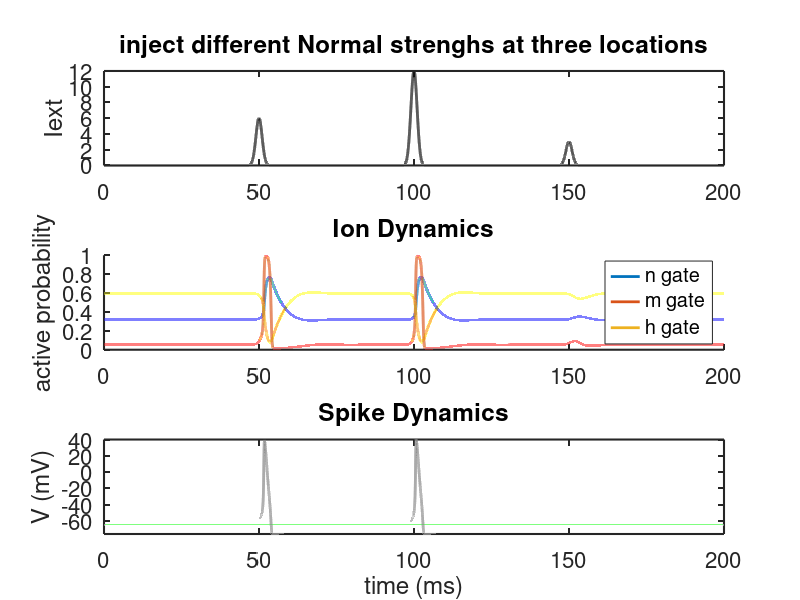
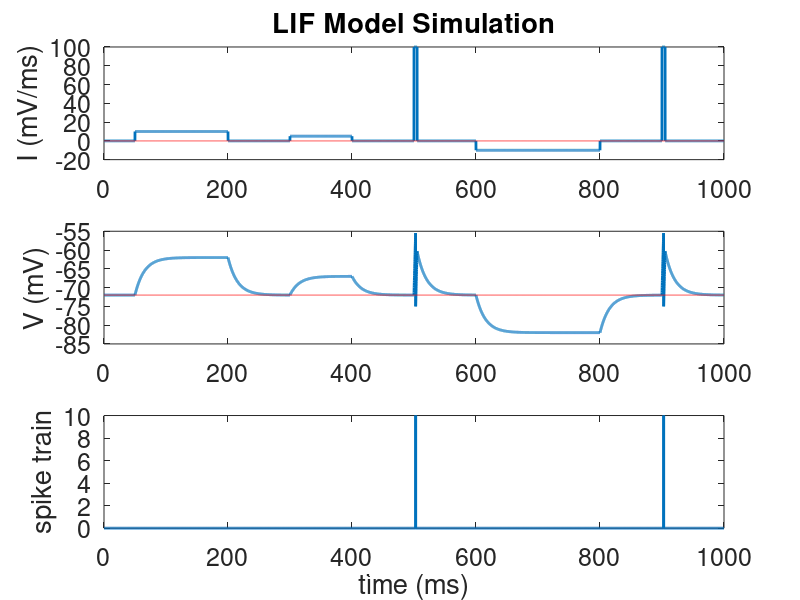
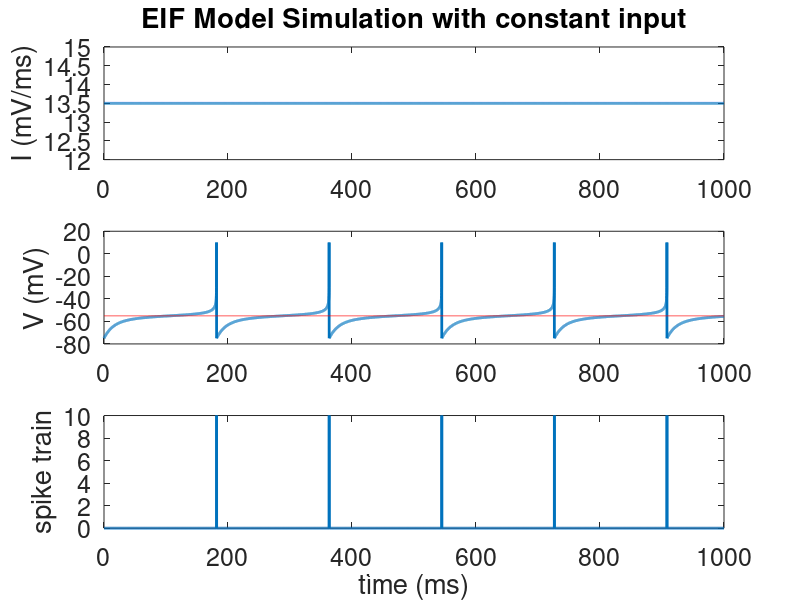
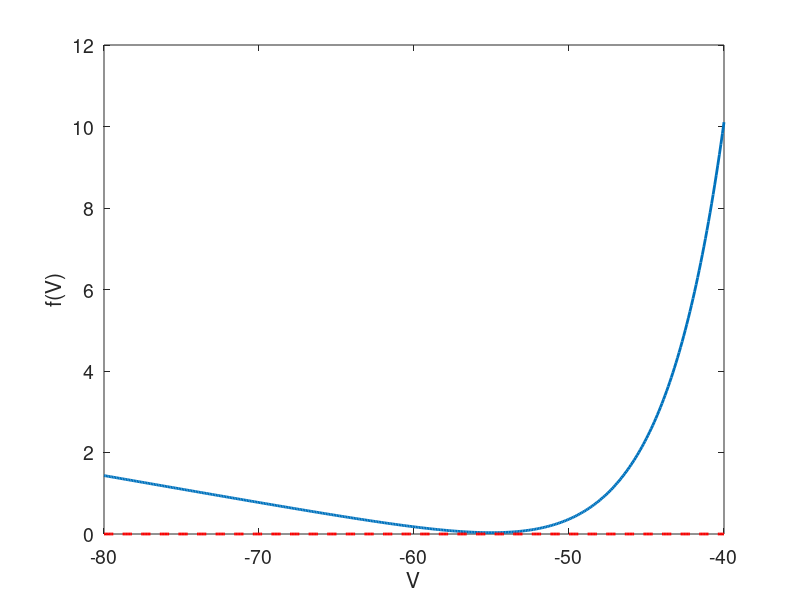

The MATLAB source for these figures, in order: (Note: this script raises an error after producing the figures.)
%% HH Model for Oral Exam
clear
close all

T=200;
dt=.001;
time=0:dt:T;

% % Pulsatile input:
t01=50; % Time of pulse in ms
t02 = 100;
t03 = 150;
sigma1=1;% Width of pulse in ms
strength1=6; % Height of pulse
sigma2=1;% Width of pulse in ms
strength2=12; % Height of pulse
sigma3=1;% Width of pulse in ms
strength3=3; % Height of pulse
Iapp1=strength1*exp(-(time-t01).^2/(2*sigma1^2));% gaussian external input
Iapp2=strength2*exp(-(time-t02).^2/(2*sigma2^2));
Iapp3=strength3*exp(-(time-t03).^2/(2*sigma3^2));

Iapp = Iapp1+Iapp2+Iapp3;
% Pulsatile input:
% No current
% Iapp=zeros(size(time));
% t0=150; % Time of pulse in ms
% sigma=1;% Width of pulse in ms
% strength=50; % Height of pulse
% Iapp=Iapp+strength*exp(-(time-t0).^2/(2*sigma^2));

% n variable
alphan=@(V)(.01*(V+55)./(1-exp(-.1*(V+55))));
betan=@(V)(.125*exp(-.0125*(V+65)));
ninfty=@(V)(alphan(V)./(alphan(V)+betan(V)));
taun=@(V)(1./(alphan(V)+betan(V)));

% m variable
alpham=@(V)(.1*(V+40)./(1-exp(-.1*(V+40))));
betam=@(V)(4*exp(-.0556*(V+65)));
minfty=@(V)(alpham(V)./(alpham(V)+betam(V)));
taum=@(V)(1./(alpham(V)+betam(V)));

% h variable
alphah=@(V)(.07*exp(-.05*(V+65)));
betah=@(V)(1./(1+exp(-.1*(V+35))));
hinfty=@(V)(alphah(V)./(alphah(V)+betah(V)));
tauh=@(V)(1./(alphah(V)+betah(V)));

% Parameters
Cm=1;
gL=.3;
EL=-54.387;
gK=36;
EK=-77;
gNa=120;
ENa=50;

% Initial conditions near their fixed points
n0=0.3177;    
m0=0.0530;
h0=0.5960;
V0=-65;

% Currents
IL=@(V)(-gL*(V-EL));
IK=@(n,V)(-gK*n.^4.*(V-EK));
INa=@(m,h,V)(-gNa*m.^3.*h.*(V-ENa));

% Toal ion currents
Iion=@(n,m,h,V)(IL(V)+IK(n,V)+INa(m,h,V));

% Euler solver
V=zeros(size(time));
n=zeros(size(time));
m=zeros(size(time));
h=zeros(size(time));
V(1)=V0;
n(1)=n0;
m(1)=m0;
h(1)=h0;

for i=2:numel(time)
    
    % Update gating variables
    n(i)=n(i-1)+dt*((1-n(i-1)).*alphan(V(i-1))-n(i-1).*betan(V(i-1)));
    m(i)=m(i-1)+dt*((1-m(i-1)).*alpham(V(i-1))-m(i-1).*betam(V(i-1)));
    h(i)=h(i-1)+dt*((1-h(i-1)).*alphah(V(i-1))-h(i-1).*betah(V(i-1)));
    
    % Update membrane potential
    V(i)=V(i-1)+dt*(Iion(n(i-1),m(i-1),h(i-1),V(i-1))+Iapp(i-1))/Cm;

    
end

figure

Vs=-100:.2:0;
subplot(3,1,1)
plot(time,Iapp,'k','linewidth',2)
ylabel('Iext')
set(gca,'LineWidth',1.5)
set(gca,'FontSize',16)
%xlabel('time (ms)')
title('inject different Normal strenghs at three locations');

subplot(3,1,2)
plot(time,n,'linewidth',2)
hold on    
plot(time,m,'linewidth',2)
plot(time,h,'linewidth',2)
leg=legend('n gate','m gate','h gate','location','east');
set(leg,'FontSize',12)
ylabel('active probability')
box off
temp=axis;
temp(3)=0;
axis(temp)
set(gca,'LineWidth',1.5)
set(gca,'FontSize',16)
%xlabel('time (ms)')
title('Ion Dynamics')

subplot(3,1,3)
plot(time,V,'Color',[.5 .5 .5],'linewidth',2)
hold on
plot(time, V0+ 0*time, 'g--', 'linewidth', 1)
set(gca,'LineWidth',1.5)
ylabel('V (mV)')
xlabel('time (ms)')
axis([0 T min(-70,min(V)) max(-57,max(V))])
set(gca,'FontSize',16)
title('Spike Dynamics')

%%





%% LIF model
clear
close all

% Discretized time
T=1000;
dt=.1;
time=0:dt:T;

% Applied current
I=zeros(size(time));
I(time>=50 & time<=200)=10;
I(time>=300 & time<=400)=5;
I(time>=500 & time<=505)=100;
I(time>=600 & time<=800)=-10;
I(time>=900 & time<=905)=100

% Neuron parameters
EL=-72;
taum=15;
Vth = -55;
Vre = -75;


% Euler's method solution
V=zeros(size(time));
rho=zeros(size(time));% keep tracking of the spikes
V(1)=-72;

for i=2:numel(time)
    V(i)=V(i-1)+(1/taum)*(-(V(i-1)-EL)+I(i))*dt;
    if(V(i)>=Vth)
        V(i) = Vre;
        rho(i) = 1/dt;
    end
end

% Plot I and both solutions
figure
subplot(3,1,1)
plot(time,I,'LineWidth',2)
hold on
plot(time,0+0*time,'r--','LineWidth', 1)
ylabel('I (mV/ms)')
set(gca,'FontSize',18)
title('LIF Model Simulation')

subplot(3,1,2)
plot(time,V,'LineWidth',2)
hold on
plot(time, -72+0*time,'r--', 'linewidth',1)
ylabel('V (mV)')
set(gca,'FontSize',18)

subplot(3,1,3)
plot(time, rho, 'LineWidth',2)
hold on
ylabel('spike train')
set(gca,'FontSize',18)
xlabel('time (ms)')

%% EIF model
clear
close all

% Discretized time
T=1000;
dt=.1;
time=0:dt:T;

% Applied current
I=13.5+zeros(size(time)); % get 5 spikes
% I=5+zeros(size(time));

% Neuron parameters
EL=-72;
taum=15;
Vth=10;
Vre=-75;
VT=-55;
DT=4;


% Euler's method solution
V=zeros(size(time));
rho=zeros(size(time));
V(1)=-75;
for i=2:numel(time)
    V(i)=V(i-1)+(1/taum)*(-(V(i-1)-EL)+DT*exp((V(i-1)-VT)/DT)+I(i))*dt;
    if(V(i)>=Vth)
        V(i)=Vre;
        V(i-1)=Vth;
        rho(i)=1/dt;
    end
end

% Plot Iapp and both solutions
figure
subplot(3,1,1)
plot(time,I,'LineWidth',2)
ylabel('I (mV/ms)')
set(gca,'FontSize',18)
title('EIF Model Simulation with constant input')

subplot(3,1,2)
plot(time,V,'LineWidth',2)
hold on
plot(time,VT+0*time,'r--', 'linewidth', 1)
ylabel('V (mV)')
set(gca,'FontSize',18)

subplot(3,1,3)
plot(time,rho,'LineWidth',2)
ylabel('spike train')
xlabel('time (ms)')
set(gca,'FontSize',18)


%% Stability analysis, strong input derive V to unstable equilibrum, hence spike
clear
close all

% Neuron parameters
EL=-72;
taum=15;
Vth=10;
Vre=-75;
VT=-55;
DT=4;

% Time-constant input strength
% I0=0;
% I0=5;
I0=13.5; % the larger I0, then fixed point disapear, it became saddle point bification.
% RHS of ODE
f=@(V)((-(V-EL)+DT*exp((V-VT)/DT)+I0)/taum);

figure
Vplot=-80:.1:-40;
plot(Vplot,f(Vplot),'LineWidth',2)
hold on
plot(Vplot,0*Vplot,'r--','LineWidth',2)
xlabel('V')
ylabel('f(V)')
set(gca,'FontSize',14)


%% Synaptic EIF model with 1 exci 
% Simulation of an exponential integrate-and-fire (EIF) model neuron
% with current-based snaptic input

clear
close all

% Neuron parameters
EL=-72;
taum=10;
Vth=10;
Vre=-72;
VT=-55;
DT=2;

% Synaptic parameters
taue=4;
taui=6;
Je=80; % here is the differece between conductance based model
Ji=-80;

% Time vector in ms
T=200;
dt=.1;
time=0:dt:T;

% Applied current
Iapp=0+zeros(size(time)); % comparing 

% Excitatory and inhibitory spike trains
te=[20 30 40];
Se=hist(te,time)/dt; % sum of delta functions

% ti=[150];
% ti = [20 40 150 180];
ti = [];
Si=hist(ti,time)/dt;

% Solve ODE with threshold-reset condition
V=zeros(size(time)); % initialize V
V(1)=EL; % Initial condition
Ie=zeros(size(time)); % initialize ge
Ie(1)=0; % Initial condition
Ii=zeros(size(time)); % initialize gi
Ii(1)=0; % Initial condition
N=0;  % Number of spikes
S=zeros(size(time));
for i=2:numel(time)
   
   % Euler step
   V(i)=V(i-1)+dt*((-(V(i-1)-EL)+DT*exp((V(i-1)-VT)/DT)+Ie(i-1)+Ii(i-1)+Iapp(i))/taum);
   Ie(i)=Ie(i-1)+dt*(-Ie(i-1)+(Je/taue)*Se(i-1))/taue;
   Ii(i)=Ii(i-1)+dt*(-Ii(i-1)+(Ji/taui)*Si(i-1))/taui;
   
   if(V(i)>=Vth)   % If membrane potential is above threshold
       N=N+1;
       S(i)=1/dt;
       V(i)=Vre;   % Reset membrane potential
       V(i-1)=Vth; % This makes the plots look nicer
   end
    
    
end

% 3 graphs, since only need to plot current, not the conductance.

% Plot results    
figure
subplot(3,1,1)
plot(time,Ie,'r','LineWidth',2)
ylabel('I_e')
%title("one excitatory neuron input ")
xlabel('times(ms)')
axis tight 
box off
set(gca,'FontSize',15)

figure 
subplot(3,1,2)
plot(time,Ii,'LineWidth',2)
ylabel('I_i')
%title("one inhibitory neuron input ")
xlabel('times(ms)')
axis tight 
box off
set(gca,'FontSize',15)

figure
subplot(3,1,3)
plot(time,V,'k-','LineWidth',2)
ylabel('V (mV)')
xlabel('time (ms)')
%title("postsynaptic neruon current")
axis tight 
box off
set(gca,'FontSize',15)

%% Synaptic EIF model with 1 exci strong input
% Simulation of an exponential integrate-and-fire (EIF) model neuron
% with current-based snaptic input

clear
close all

% Neuron parameters
EL=-72;
taum=10;
Vth=10;
Vre=-72;
VT=-55;
DT=2;

% Synaptic parameters
taue=4;
taui=6;
Je=80; % here is the differece between conductance based model
Ji=-80;

% Time vector in ms
T=200;
dt=.1;
time=0:dt:T;

% Applied current
Iapp=0+zeros(size(time)); % comparing 

% Excitatory and inhibitory spike trains
te=[20 30 40 50 60 70];
Se=hist(te,time)/dt; % sum of delta functions

% ti=[150];
% ti = [20 40 150 180];
ti = [];
Si=hist(ti,time)/dt;

% Solve ODE with threshold-reset condition
V=zeros(size(time)); % initialize V
V(1)=EL; % Initial condition
Ie=zeros(size(time)); % initialize ge
Ie(1)=0; % Initial condition
Ii=zeros(size(time)); % initialize gi
Ii(1)=0; % Initial condition
N=0;  % Number of spikes
S=zeros(size(time));
for i=2:numel(time)
   
   % Euler step
   V(i)=V(i-1)+dt*((-(V(i-1)-EL)+DT*exp((V(i-1)-VT)/DT)+Ie(i-1)+Ii(i-1)+Iapp(i))/taum);
   Ie(i)=Ie(i-1)+dt*(-Ie(i-1)+(Je/taue)*Se(i-1))/taue;
   Ii(i)=Ii(i-1)+dt*(-Ii(i-1)+(Ji/taui)*Si(i-1))/taui;
   
   if(V(i)>=Vth)   % If membrane potential is above threshold
       N=N+1;
       S(i)=1/dt;
       V(i)=Vre;   % Reset membrane potential
       V(i-1)=Vth; % This makes the plots look nicer
   end
    
    
end

% 3 graphs, since only need to plot current, not the conductance.

% Plot results    
figure
subplot(3,1,3)
plot(time,Ie,'r','LineWidth',2)
ylabel(['$I_{syn}(t)$'], 'Interpreter','latex')
%title(['$' latex(f) '$ for $x$ and $y$ in $[-2\pi,2\pi]$'],'Interpreter','latex')
title("neuron k with strong input ")
xlabel('times(ms)')
axis tight 
box off
set(gca,'FontSize',15)

%% Synaptic EIF model with 1 inh 
% Simulation of an exponential integrate-and-fire (EIF) model neuron
% with current-based snaptic input
clear
close all

% Neuron parameters
EL=-72;
taum=10;
Vth=10;
Vre=-72;
VT=-55;
DT=2;

% Synaptic parameters
taue=4;
taui=6;
Je=80; % here is the differece between conductance based model
Ji=-80;

% Time vector in ms
T=200;
dt=.1;
time=0:dt:T;

% Applied current
Iapp=0+zeros(size(time)); % comparing 

% Excitatory and inhibitory spike trains
te=[]; % adding spike times
Se=hist(te,time)/dt; % sum of delta functions

% ti=[150];
ti = [20 40 60];
Si=hist(ti,time)/dt;

% Solve ODE with threshold-reset condition
V=zeros(size(time)); % initialize V
V(1)=EL; % Initial condition
Ie=zeros(size(time)); % initialize ge
Ie(1)=0; % Initial condition
Ii=zeros(size(time)); % initialize gi
Ii(1)=0; % Initial condition
N=0;  % Number of spikes
S=zeros(size(time));
for i=2:numel(time)
   
   % Euler step
   V(i)=V(i-1)+dt*((-(V(i-1)-EL)+DT*exp((V(i-1)-VT)/DT)+Ie(i-1)+Ii(i-1)+Iapp(i))/taum);
   Ie(i)=Ie(i-1)+dt*(-Ie(i-1)+(Je/taue)*Se(i-1))/taue;
   Ii(i)=Ii(i-1)+dt*(-Ii(i-1)+(Ji/taui)*Si(i-1))/taui;
   
   if(V(i)>=Vth)   % If membrane potential is above threshold
       N=N+1;
       S(i)=1/dt;
       V(i)=Vre;   % Reset membrane potential
       V(i-1)=Vth; % This makes the plots look nicer
   end
    
    
end

% 3 graphs, since only need to plot current, not the conductance.

% Plot results    
figure
subplot(3,1,1)
plot(time,Ie,'r','LineWidth',2)
ylabel('I_e')
%title("one excitatory neuron input ")
xlabel('times(ms)')
axis tight 
box off
set(gca,'FontSize',15)

figure 
subplot(3,1,2)
plot(time,Ii,'LineWidth',2)
ylabel('I_i')
%title("one inhibitory neuron input ")
xlabel('times(ms)')
axis tight 
box off
set(gca,'FontSize',15)

figure
subplot(3,1,3)
plot(time,V,'k-','LineWidth',2)
ylabel('V (mV)')
xlabel('time (ms)')
%title("postsynaptic neruon current")
axis tight 
box off
set(gca,'FontSize',15)
%% 1 exc and 1 inh input to 1 post-syn neuron

% Simulation of an exponential integrate-and-fire (EIF) model neuron
% with current-based snaptic input

clear
close all

% Neuron parameters
EL=-72;
taum=10;
Vth=10;
Vre=-72;
VT=-55;
DT=2;

% Synaptic parameters
taue=4;
taui=6;
Je=80; % here is the differece between conductance based model
Ji=-80;

% Time vector in ms
T=200;
dt=.1;
time=0:dt:T;

% Applied current
Iapp=0+zeros(size(time)); % comparing 
% Iapp=10+zeros(size(time)); 
% Iapp=-8+zeros(size(time));

% Excitatory and inhibitory spike trains
% te=[50]; % spike times
te=[50 60 65 100 175]; % adding spike times
Se=hist(te,time)/dt; % sum of delta functions

% ti=[150];
ti = [20 40 150 180];
Si=hist(ti,time)/dt;



% Solve ODE with threshold-reset condition
V=zeros(size(time)); % initialize V
V(1)=EL; % Initial condition
Ie=zeros(size(time)); % initialize ge
Ie(1)=0; % Initial condition
Ii=zeros(size(time)); % initialize gi
Ii(1)=0; % Initial condition
N=0;  % Number of spikes
S=zeros(size(time));
for i=2:numel(time)
   
   % Euler step
   V(i)=V(i-1)+dt*((-(V(i-1)-EL)+DT*exp((V(i-1)-VT)/DT)+Ie(i-1)+Ii(i-1)+Iapp(i))/taum);
   Ie(i)=Ie(i-1)+dt*(-Ie(i-1)+(Je/taue)*Se(i-1))/taue;
   Ii(i)=Ii(i-1)+dt*(-Ii(i-1)+(Ji/taui)*Si(i-1))/taui;
   
   if(V(i)>=Vth)   % If membrane potential is above threshold
       N=N+1;
       S(i)=1/dt;
       V(i)=Vre;   % Reset membrane potential
       V(i-1)=Vth; % This makes the plots look nicer
   end
    
    
end

% 3 graphs, since only need to plot current, not the conductance.

% Plot results    
figure
subplot(3,1,1)
plot(time,Ie,'r','LineWidth',2)
ylabel('I_e')
%xlabel('time (ms)')
title('1 exc. and 1 inh. input to 1 post-syn. neuron')
axis tight 
box off
set(gca,'FontSize',15)

subplot(3,1,2)
plot(time,Ii,'b','LineWidth',2)
ylabel('I_i')
%xlabel('time (ms)')
axis tight 
box off
set(gca,'FontSize',15)

subplot(3,1,3)
plot(time,V,'k','LineWidth',2)
ylabel('V (mV)')
xlabel('time (ms)')
axis tight 
box off
set(gca,'FontSize',15)


%% Synaptic EIF model with many neurons(with Homogenous Poisson Input)
% Simulation of an exponential integrate-and-fire (EIF) model neuron
% with current-based snaptic input

clear
close all

% %%%%% Function to generate Poisson Process %%%%
% 
% function rho = HomogPoisson(r, T, dt)
% 
%     time = 0:dt:T;
%     rho = binornd(1, r*dt, size(time))/dt;
%     
% end
HomogPoisson = @(r, T, dt) (binornd(1,r*dt, size(0:dt:T)))/dt

% Neuron parameters
EL=-72;
taum=10;
Vth=10;
Vre=-72;
VT=-55;
DT=2;

% Synaptic parameters
taue=4;
taui=6;
Ne=80;
Ni=20;
re=10/1000+zeros(Ne,1);
ri=15/1000+zeros(Ni,1);
Je=25+zeros(1,Ne);
Ji=-25+zeros(1,Ni);



% Time vector in ms
T=200;
dt=.1;
time=0:dt:T;

% Applied current
Iapp=0+zeros(size(time));

% Excitatory and inhibitory spike trains
Se=zeros(Ne,numel(time));
Si=zeros(Ni,numel(time));
for k=1:Ne
    Se(k,:)=HomogPoisson(re(k),T,dt);
end
for k=1:Ni
    Si(k,:)=HomogPoisson(ri(k),T,dt);
end


% Solve ODE with threshold-reset condition
V=zeros(size(time)); % initialize V
V(1)=EL; % Initial condition
Ie=zeros(size(time)); % initialize ge
Ie(1)=0; % Initial condition
Ii=zeros(size(time)); % initialize gi
Ii(1)=0; % Initial condition
S=zeros(size(time));
for i=2:numel(time)
   
   % Euler step
   V(i)=V(i-1)+dt*((-(V(i-1)-EL)+DT*exp((V(i-1)-VT)/DT)+Ie(i-1)+Ii(i-1)+Iapp(i))/taum);
   Ie(i)=Ie(i-1)+dt*(-Ie(i-1)+Je*Se(:,i-1))/taue;
   Ii(i)=Ii(i-1)+dt*(-Ii(i-1)+Ji*Si(:,i-1))/taui;
   
   if(V(i)>=Vth)   % If membrane potential is above threshold
       S(i)=1/dt;
       V(i)=Vre;   % Reset membrane potential
       V(i-1)=Vth; % This makes the plots look nicer
   end
    
    
end

Iebar=Je*re;
Iibar=Ji*ri;
Ibar=Iebar+Iibar;

mean(S)

% Plot results    
figure
subplot(2,1,1)
plot(time,Ie,'r','LineWidth',1)
hold on
plot(time,Iebar+0*time,'r--','LineWidth',2)
plot(time,Ii,'b','LineWidth',1)
plot(time,Iibar+0*time,'b--','LineWidth',2)
plot(time,Ie+Ii,'k','LineWidth',1)
plot(time,Ibar+0*time,'k--','LineWidth',2)
ylabel('Current (mV/ms')
title("Many neurons' Synaptic Current Inputs")
xlabel('time (ms)')
axis tight 
box off
set(gca,'FontSize',15)

figure
subplot(2,1,2)
plot(time,V,'LineWidth',2)
hold on
plot(time,VT+0*time,'r--','LineWidth',2)
%ylabel('V (mV)')
title('Membrane Potential Dynamics for Post-syn. Neuron j')
ylabel(['$V_j(mV)$'], 'Interpreter','latex')
xlabel('time (ms)')
axis tight 
box off
set(gca,'FontSize',15)
leg=legend('V','VT','location','east');
set(leg,'FontSize',12)

%% Feedforward Network
% Simulation of an exponential integrate-and-fire (EIF) model neuron
% with current-based snaptic input

clear
close all
% %%%%% Function to generate Poisson Process %%%%
% 
% function rho = HomogPoisson(r, T, dt)
% 
%     time = 0:dt:T;
%     rho = binornd(1, r*dt, size(time))/dt;
%     
% end
HomogPoisson = @(r, T, dt) (binornd(1,r*dt, size(0:dt:T)))/dt

% Neuron parameters
EL=-72;
taum=10;
Vth=10;
Vre=-72;
VT=-55;
DT=2;

% Synaptic parameters
taue=4;
taui=6;
Ne=1600;
Ni=400;
N=100;
re=5/1000%10/1000;
ri=15/1000;
pe=.1;
pi=.1;
je=40%20;
ji=-40;

% Build connection matrices
Je=je*binornd(1,pe,N,Ne);
Ji=ji*binornd(1,pi,N,Ni);

% Time vector in ms
T=500;
dt=.1;
time=0:dt:T;

% Applied current
Iapp=0+zeros(N,numel(time));

% Excitatory and inhibitory spike trains
Se=zeros(Ne,numel(time));
Si=zeros(Ni,numel(time));
for k=1:Ne
    Se(k,:)=HomogPoisson(re,T,dt);
end
for k=1:Ni
    Si(k,:)=HomogPoisson(ri,T,dt);
end


% Solve ODE with threshold-reset condition
V=zeros(N,numel(time)); % initialize V
V(:,1)=EL; % Initial condition
Ie=zeros(N,numel(time)); % initialize ge
Ie(:,1)=0; % Initial condition
Ii=zeros(N,numel(time)); % initialize gi
Ii(:,1)=0; % Initial condition
S=zeros(N,numel(time));
for i=2:numel(time)
   
   % Euler step
   V(:,i)=V(:,i-1)+dt*((-(V(:,i-1)-EL)+DT*exp((V(:,i-1)-VT)/DT)+Ie(:,i-1)+Ii(:,i-1)+Iapp(:,i))/taum);
   Ie(:,i)=Ie(:,i-1)+dt*(-Ie(:,i-1)+Je*Se(:,i-1))/taue;
   Ii(:,i)=Ii(:,i-1)+dt*(-Ii(:,i-1)+Ji*Si(:,i-1))/taui;
   
   Ispike=find(V(:,i)>=Vth);
   S(Ispike,i)=1/dt;
   V(Ispike,i)=Vre;   % Reset membrane potential
   V(Ispike,i-1)=Vth; % This makes the plots look nicer    
    
end

MeanRate=1000*mean(S(:))

% Mean-field inputs
Iebar=Ne*pe*je*re;
Iibar=Ni*pi*ji*ri;
Ibar=Iebar+Iibar;

% Plot results    
figure

subplot(3,1,1)
plot(time,mean(Ie),'r','LineWidth',1)
hold on
plot(time,Iebar+0*time,'r--','LineWidth',1)
plot(time,mean(Ii),'b','LineWidth',1)
plot(time,Iibar+0*time,'b--','LineWidth',1)
plot(time,mean(Ie+Ii),'k','LineWidth',1)
plot(time,Ibar+0*time,'k--','LineWidth',1)
ylabel('I(mV/ms)')
title("Mean Synaptic Current")
axis tight 
box off
set(gca,'FontSize',15)

subplot(3,1,2)
[NeuronIndices,TimeIndices]=find(S);
SpikeTimes=TimeIndices*dt;
plot(SpikeTimes,NeuronIndices,'k.','MarkerSize',5)
hold on
NeuronOneTime = SpikeTimes(NeuronIndices ==1)
NeuronOneSpike = NeuronIndices(NeuronIndices ==1)
plot(NeuronOneTime,NeuronOneSpike,'b.','MarkerSize',15)
NeuronTwoTime = SpikeTimes(NeuronIndices ==50)
NeuronTwoSpike = NeuronIndices(NeuronIndices ==50)
plot(NeuronTwoTime,NeuronTwoSpike,'r.','MarkerSize',15)
%xlabel('time (ms)')
ylabel('neuron index')
title("Post-syn neruons spikes in the network")
axis tight 
set(gca,'FontSize',15)

subplot(3,1,3)
plot(time,V(1,:),"b",'LineWidth',2)
hold on
plot(time,V(50,:),"r",'LineWidth',2)
ylabel('V (mV)')
xlabel('time (ms)')
title("Membrane Potential for Post-syn neuron 1 & neuron 50")
axis tight 
box off
set(gca,'FontSize',15)

%% F-I curve
% Simulation of an exponential integrate-and-fire (EIF) model neuron
% with current-based snaptic input

clear
close all

% %%%%% Function to generate Poisson Process %%%%
% 
% function rho = HomogPoisson(r, T, dt)
% 
%     time = 0:dt:T;
%     rho = binornd(1, r*dt, size(time))/dt;
%     
% end
HomogPoisson = @(r, T, dt) (binornd(1,r*dt, size(0:dt:T)))/dt

reVals=(3:1:15)/1000;
numVals=numel(reVals);
Ibar=zeros(numVals,1);
r=zeros(numVals,1);
for j=1:numVals
    [j numVals]
    
    % Neuron parameters
    EL=-72;
    taum=10;
    Vth=10;
    Vre=-72;
    VT=-55;
    DT=2;

    % Synaptic parameters
    taue=4;
    taui=6;
    Ne=1600;
    Ni=400;
    N=100;
    re=reVals(j);%10/1000;
    ri=15/1000;
    pe=.1;
    pi=.1;
    je=20;
    ji=-40;

    % Build connection matrices
    Je=je*binornd(1,pe,N,Ne);
    Ji=ji*binornd(1,pi,N,Ni);

    % Time vector in ms
    T=1000;
    dt=.1;
    time=0:dt:T;

    % Applied current
    Iapp=0+zeros(N,numel(time));

    % Excitatory and inhibitory spike trains
    Se=zeros(Ne,numel(time));
    Si=zeros(Ni,numel(time));
    for k=1:Ne
        Se(k,:)=HomogPoisson(re,T,dt);
    end
    for k=1:Ni
        Si(k,:)=HomogPoisson(ri,T,dt);
    end


    % Solve ODE with threshold-reset condition
    V=zeros(N,numel(time)); % initialize V
    V(:,1)=EL; % Initial condition
    Ie=zeros(N,numel(time)); % initialize ge
    Ie(:,1)=0; % Initial condition
    Ii=zeros(N,numel(time)); % initialize gi
    Ii(:,1)=0; % Initial condition
    S=zeros(N,numel(time));
    for i=2:numel(time)

       % Euler step
       V(:,i)=V(:,i-1)+dt*((-(V(:,i-1)-EL)+DT*exp((V(:,i-1)-VT)/DT)+Ie(:,i-1)+Ii(:,i-1)+Iapp(:,i))/taum);
       Ie(:,i)=Ie(:,i-1)+dt*(-Ie(:,i-1)+Je*Se(:,i-1))/taue;
       Ii(:,i)=Ii(:,i-1)+dt*(-Ii(:,i-1)+Ji*Si(:,i-1))/taui;

       Ispike=find(V(:,i)>=Vth);
       S(Ispike,i)=1/dt;
       V(Ispike,i)=Vre;   % Reset membrane potential
       V(Ispike,i-1)=Vth; % This makes the plots look nicer    

    end

    r(j)=1000*mean(S(:));

    % Mean-field inputs
    Iebar=Ne*pe*je*re;
    Iibar=Ni*pi*ji*ri;
    
    Ibar(j)=Iebar+Iibar;


end

plot(Ibar,r,'LineWidth',2)
hold on
%title(['$' latex(f) '$ for $x$ and $y$ in $[-2\pi,2\pi]$'],'Interpreter','latex')
xlabel('$\bar{I}(mV/ms)$', 'Interpreter', 'latex')
ylabel('$r^{post}(Hz$)', 'Interpreter', 'latex')
title('Approximation of r')
set(gca,'FontSize',16)
%% rate model
clear
close all
 
% Discretized time
T=10000; %10s
dt=.1;
time=0:dt:T;
 
% Neuron parameters
EL=-72;
taum=15;
Vth=10;
Vre=-75;
VT=-55;
DT=4;

I0i = 10:0.1:20;
rate=zeros(size(I0i));

for j=1:numel(I0i)
    I=I0i(j)+zeros(size(time));
    
    V=zeros(size(time));
    rho=zeros(size(time));
    V(1)=-75;
    for i= 2:numel(time)
        V(i)=V(i-1)+(1/taum)*(-(V(i-1)-EL)+DT*exp((V(i-1)-VT)/DT)+I(i))*dt;
        if(V(i)>=Vth)
            V(i)=Vre;
            V(i-1)=Vth;
            rho(i)=1/dt;
        end
    end
    rate(j) =1000 * mean(rho); % in Hz
end

% non-linear fit
Ith = 12.99;
c = 7.759;
f = @(x)(c.*(x-Ith).^(0.6).*(x>Ith)); 

tau = .1;
ratemodel=zeros(size(I0i,2), numel(time));
for j=1:numel(I0i)
    [j numel(I0i)]
    for i = 1:numel(time)
        ratemodel(j,i) = ratemodel(j,i)+dt*(1/tau)*f(I0i(j));
    end
end


x = I0i;
y = rate;
rateplot = mean(ratemodel,2);

figure
plot(x,y,'k','linewidth',2)
hold on
plot(x,f(x),'g--','linewidth',2)
plot(I0i, rateplot,'r','linewidth',1)
title('f-I curve comparison from Spiking & Rate Models')
xlabel('I(mV/ms)')
ylabel('r(Hz)')
legend('Spiking model', 'fit','Rate model')
set(gca,'FontSize',16)

%% Recurrent Network

clear 
close all

% Time to run simulation and time bin size
% All time should be interepreted as msec
T=250;
dt=.1;

% Number of exc and inh neurons
Ne=4000;
Ni=1000;

% Connection strengths
jee=10;
jei=-40;
jie=30;
jii=-60;

% Connection probabilities
pee=.05;
pei=.05;
pie=.05;
pii=.05;

% Mean-field connectivity
wee=jee*pee*Ne;
wei=jei*pei*Ni;
wie=jie*pie*Ne;
wii=jii*pii*Ni;
W=[wee wei; wie wii];
lambda=eig(W);


% EIF neuron parameters
taum=10;
EL=-72;
Vreset=-72;
VT=-55;
DeltaT=2;
Vth=0;


% Synaptic time constants
taue=8;
taui=4;

% EIF nonlinearity. Defining this function
% makes the Euler code below more concise
psi=@(V)(DeltaT*exp((V-VT)/DeltaT));

% Time vector and number of time bins
time=0:dt:T;
Nt=numel(time);

% Injected currents, defined as functions of time
Iappe=30+0*normcdf(time,500,10);
Iappi=15+0*normcdf(time,500,10);

% Allocate
Ve=zeros(Ne,Nt);
Vi=zeros(Ni,Nt);
Iee=zeros(Ne,Nt);
Iei=zeros(Ne,Nt);
Iie=zeros(Ni,Nt);
Iii=zeros(Ni,Nt);
Se=zeros(Ne,Nt);
Si=zeros(Ni,Nt);

% Random initial condition
% between EL and VT
Ve(:,1)=randn(Ne,1)*5-60;%(VT-EL)/3+EL;%rand(Ne,1)*(VT-EL)+EL;
Vi(:,1)=randn(Ni,1)*5-60;%(VT-EL)/3+EL;%rand(Ni,1)*(VT-EL)+EL;


% Connection matrices
Jee=jee*sparse(binornd(1,pee,Ne,Ne));
Jei=jei*sparse(binornd(1,pei,Ne,Ni));
Jie=jie*sparse(binornd(1,pie,Ni,Ne));
Jii=jii*sparse(binornd(1,pii,Ni,Ni));

tic
fprintf('\nPercent sim complete:\n')
for ii=2:Nt
    % Euler steps
    Ve(:,ii)=Ve(:,ii-1)+dt*(-(Ve(:,ii-1)-EL)+Iee(:,ii-1)+Iei(:,ii-1)+psi(Ve(:,ii-1))+Iappe(ii))/taum;
    Vi(:,ii)=Vi(:,ii-1)+dt*(-(Vi(:,ii-1)-EL)+Iie(:,ii-1)+Iii(:,ii-1)+psi(Vi(:,ii-1))+Iappi(ii))/taum;
    Iee(:,ii)=Iee(:,ii-1)+dt*(-Iee(:,ii-1)+Jee*Se(:,ii-1))/taue;
    Iie(:,ii)=Iie(:,ii-1)+dt*(-Iie(:,ii-1)+Jie*Se(:,ii-1))/taue;
    Iei(:,ii)=Iei(:,ii-1)+dt*(-Iei(:,ii-1)+Jei*Si(:,ii-1))/taui;
    Iii(:,ii)=Iii(:,ii-1)+dt*(-Iii(:,ii-1)+Jii*Si(:,ii-1))/taui;    
    
    % Find where spikes occur, store them, reset potentials
    temp=find(Ve(:,ii)>=Vth); % Find e spikes    
    Se(temp,ii)=1/dt; % Store spikes
    Ve(temp,ii)=Vreset; % Reset Ve    
    Ve(temp,ii-1)=Vth; % This makes the traces look better
    
    temp=find(Vi(:,ii)>=Vth); % Find i spikes    
    Si(temp,ii)=1/dt; % Store spikes
    Vi(temp,ii)=Vreset; % Reset Vi    
    Vi(temp,ii-1)=Vth; % This makes the traces look better

    % Display percent finished every 10%
    if(mod(100*ii/(Nt-1),10)==0)
        fprintf('%d\n',round(100*ii/Nt))
        drawnow;
    end
end
toc
fprintf('\n')

Erate=1000*mean(mean(Se(:,:)))
Irate=1000*mean(mean(Si(:,:)))

% Find exc spike times
[I,J]=find(Se);
eSpikeTimes=J*dt;
eSpikeIndices=I;

% Find inh spike times
[I,J]=find(Si);
iSpikeTimes=J*dt;
iSpikeIndices=I;

%Make raster plots
figure
%subplot(2,1,1)
plot(eSpikeTimes,eSpikeIndices,'r.')
hold on
plot(iSpikeTimes,iSpikeIndices+4000,'b.')
title('Recurrent Network Spiking Activities')
xlabel('time (ms)')
ylabel('neuron index')
%axis([0 T 1 N])
set(gca,'XLim',[50 T])
set(gca,'FontSize',16)


% Compute smoothed rates of exc and inh populations

% Width of kernel
sigma=2;

% Discretization of kernel time
tau=-3*sigma:dt:3*sigma;

% Gaussian kernel
k=normpdf(tau,0,sigma);
k=k/(sum(k*dt));

% Smoothed firing rate
reSmooth=1000*conv(mean(Se),k,'same')*dt;
riSmooth=1000*conv(mean(Si),k,'same')*dt;

% Ignore first 50 ms
TBurn=50;

figure
subplot(2,1,1)
plot(time(time>=TBurn),mean(Iee(:,time>=TBurn))+Iappe(time>=TBurn),'r','LineWidth',2)
hold on
plot(time(time>=TBurn),mean(Iei(:,time>=TBurn)),'b','LineWidth',2)
%plot(time,Iappe(time))
plot(time(time>=TBurn),mean(Iee(:,time>=TBurn))+mean(Iei(:,time>=TBurn))+Iappe(time>=TBurn),'k','LineWidth',2)
legend('Iee+Iappe','Iei','Itotal')
title('Recurrent Network Simulations')
xlabel('time (ms)')
ylabel('currents(mV/ms)')
set(gca,'FontSize',16)

% subplot(3,1,2)
% plot(time(time>=TBurn),mean(Iii(:,time>=TBurn))+Iappi(time>=TBurn),'LineWidth',2)
% hold on
% plot(time(time>=TBurn),mean(Iie(:,time>=TBurn)),'LineWidth',2)
% %plot(time,Iappe(time))
% plot(time(time>=TBurn),mean(Iee(:,time>=TBurn))+mean(Iie(:,time>=TBurn))+Iappi(time>=TBurn),'k','LineWidth',2)
% legend('Iii+Iappi','Iie','Itotal')
% title('Recurrent Network Simulations')
% xlabel('time (ms)')
% ylabel('currents')
% set(gca,'FontSize',16)

subplot(2,1,2)
plot(time(time>=TBurn),reSmooth(time>=TBurn),'r','LineWidth',2)
hold on
plot(time(time>=TBurn),riSmooth(time>=TBurn),'b','LineWidth',2)
plot(time(time>=TBurn),Erate + 0*time(time>=TBurn),'r--', 'linewidth',2)
plot(time(time>=TBurn),Irate + 0*time(time>=TBurn),'b--', 'linewidth',2)
xlabel('time(ms)')
ylabel('rate(Hz)')
%set(gca,'YLim',[0 Inf])
legend('e','i')
set(gca,'FontSize',16)



%%
clear
close all

% Number of neurons in each population
Ne=4000;
Ni=1000;
N=Ne+Ni;

% Number of neurons in ffwd layer
%%%Nx=1000;

% Recurrent net connection probabilities
P=[0.05 0.05; 0.05 0.05];

% Ffwd connection probs
%%%Px=[.05; .05];

% Mean connection strengths between each cell type pair
Jm=15*[50 -300; 225 -500]/sqrt(N);
%%%Jxm=15*[180; 135]/sqrt(N);

% Time (in ms) for sim
T=20000;

% Time discretization
dt=.1;

% FFwd spike train rate (in kHz)
%%%rx=15/1000;

% Number of time bins
Nt=round(T/dt);
time=dt:dt:T;

% Synaptic timescales
taux=8;
taue=6;
taui=4;

%%% added the +.4*sqrt(N) and +.3*sqrt(N)
%%% and changed "Iapp" to "X"
% Time constant ffwd input
Xe=zeros(Ne,1)+.4*sqrt(N);
Xi=zeros(Ni,1)+.3*sqrt(N);
%%%

% Generate connectivity matrices
tic
Jee=Jm(1,1)*binornd(1,P(1,1),Ne,Ne);
Jei=Jm(1,2)*binornd(1,P(1,2),Ne,Ni);
Jie=Jm(2,1)*binornd(1,P(2,1),Ni,Ne);
Jii=Jm(2,2)*binornd(1,P(2,2),Ni,Ni);
Jex=[];%%%Jxm(1)*binornd(1,Px(1),Ne,Nx);
Jix=[];%%%Jxm(2)*binornd(1,Px(2),Ni,Nx);
tGen=toc;
disp(sprintf('\nTime to generate connections: %.2f sec',tGen))

%%%
% Spike times of ffwd layer
% nspikeX=poissrnd(Nx*rx*T);
% st=rand(nspikeX,1)*T;
% sx=zeros(2,numel(st));
% sx(1,:)=sort(st);
% sx(2,:)=randi(Nx,1,numel(st)); % neuron indices
% clear st;
sx=[];
nspikeX=0;
%%%

tGenx=toc;
disp(sprintf('\nTime to generate ffwd spikes: %.2f sec',tGenx))

% Neuron parameters
taum=15;
EL=-72;
Vth=0;
Vre=-75;
DeltaT=2;
VT=-55;

% Plasticity params
etaJe=3; % Learning rates
etaJi=2;
tauSTDP=200;
r0e=0.008; % Target rates
r0i=0.010;

% Random initial voltages
V0=rand(N,1)*(VT-Vre)+Vre;

% Maximum number of spikes for all neurons
% in simulation. Make it 50Hz across all neurons
% If there are more spikes, the simulation will
% terminate
maxns=ceil(.05*Ne*T);

% Time discretization of recordings. This can be coarser 
% than the dt for the Euler solver. If so, it will record
% the average current across each coarser time bin
dtRecord=500;
nBinsRecord=round(dtRecord/dt);
timeRecord=dtRecord:dtRecord:T;
Ntrec=numel(timeRecord);

% Indices of E and I neurons from which to record currents, voltages
Ierecord=1:Ne;
numerecord=numel(Ierecord);
Iirecord=1:Ni;
numirecord=numel(Iirecord);

% Integer division function
IntDivide=@(n,k)(floor((n-1)/k)+1);

Ve=V0(1:Ne);
Vi=V0(Ne+1:N);
Iee=zeros(Ne,1);
Iei=zeros(Ne,1);
Iie=zeros(Ni,1);
Iii=zeros(Ni,1);
Iex=zeros(Ne,1);
Iix=zeros(Ni,1);
xe=zeros(Ne,1);
xi=zeros(Ni,1);
VeRec=zeros(numerecord,Ntrec);
ViRec=zeros(numirecord,Ntrec);
IeeRec=zeros(numerecord,Ntrec);
IeiRec=zeros(numerecord,Ntrec);
IieRec=zeros(numirecord,Ntrec);
IiiRec=zeros(numirecord,Ntrec);
IexRec=zeros(numerecord,Ntrec);
IixRec=zeros(numirecord,Ntrec);
iXspike=1;
se=zeros(2,maxns);
si=zeros(2,maxns);
nespike=0;
nispike=0;
TooManySpikes=0;
tic
for i=1:numel(time)

    % Store recorded variables
    ii=IntDivide(i,nBinsRecord); 
    IeeRec(:,ii)=IeeRec(:,ii)+Iee(Ierecord);
    IeiRec(:,ii)=IeiRec(:,ii)+Iei(Ierecord);
    IieRec(:,ii)=IieRec(:,ii)+Iie(Iirecord);
    IiiRec(:,ii)=IiiRec(:,ii)+Iii(Iirecord);
    IexRec(:,ii)=IexRec(:,ii)+Iex(Ierecord)+Xe(Ierecord);
    IixRec(:,ii)=IixRec(:,ii)+Iix(Iirecord)+Xi(Iirecord);    
    VeRec(:,ii)=VeRec(:,ii)+Ve(Ierecord);
    ViRec(:,ii)=ViRec(:,ii)+Vi(Iirecord);
    
    
    % Propogate ffwd spikes
    %%% added: ~isempty(sx) && 
    while(~isempty(sx) && sx(1,iXspike)<=time(i) && iXspike<nspikeX)
        jpre=sx(2,iXspike);
        Iex=Iex+Jex(:,jpre)/taux;
        Iix=Iix+Jix(:,jpre)/taux;
        iXspike=iXspike+1;
    end
    
    
    % Euler update to V
    Ve=Ve+(dt/taum)*(Iee+Iei+Iex+Xe+(EL-Ve)+DeltaT*exp((Ve-VT)/DeltaT));
    Vi=Vi+(dt/taum)*(Iie+Iii+Iix+Xi+(EL-Vi)+DeltaT*exp((Vi-VT)/DeltaT));
    
    % Find which neurons spiked
     
    % If there are e spikes
    Ispike=find(Ve>=Vth);    
    if(~isempty(Ispike))

        % Store spike times and neuron indices
        if(nespike+numel(Ispike)<=maxns)
            se(1,nespike+1:nespike+numel(Ispike))=time(i);
            se(2,nespike+1:nespike+numel(Ispike))=Ispike;
        else
            TooManySpikes=1;
            break;
        end

        % Reset e mem pot.
        Ve(Ispike)=Vre;        
        
        % Update exc synaptic currents
        Iee=Iee+sum(Jee(:,Ispike),2)/taue;
        Iie=Iie+sum(Jie(:,Ispike),2)/taue;
        
        % Update cumulative number of e spikes
        nespike=nespike+numel(Ispike);
        
        % If there is plasticity onto e neurons
        if(etaJe~=0)
            Jei(Ispike,:)=Jei(Ispike,:)+Jei(Ispike,:).*repmat(etaJe*xi',numel(Ispike),1);
        end
        
        % Update rate estimates for plasticity rules
        xe(Ispike)=xe(Ispike)+1/tauSTDP;
 
    end    
    

    % If there are i spikes
    Ispike=find(Vi>=Vth);
    if(~isempty(Ispike))

        % Store spike times and neuron indices
        if(nispike+numel(Ispike)<=maxns)
            si(1,nispike+1:nispike+numel(Ispike))=time(i);
            si(2,nispike+1:nispike+numel(Ispike))=Ispike;
        else
            TooManySpikes=1;
            break;
        end

        % Reset i mem pot.
        Vi(Ispike)=Vre;        
        
        % Update inh synaptic currents
        Iei=Iei+sum(Jei(:,Ispike),2)/taui;
        Iii=Iii+sum(Jii(:,Ispike),2)/taui;
        
        % Update cumulative number of i spikes
        nispike=nispike+numel(Ispike);
        
        % If there is plasticity onto i neurons
        if(etaJi~=0)
            Jii(Ispike,:)=Jii(Ispike,:)+Jii(Ispike,:).*repmat(etaJi*xi',numel(Ispike),1);            
            Jii(:,Ispike)=Jii(:,Ispike)+Jii(:,Ispike).*repmat(etaJi*(xi-2*r0i),1,numel(Ispike));
        end
        if(etaJe~=0)
            Jei(:,Ispike)=Jei(:,Ispike)+Jei(:,Ispike).*repmat(etaJe*(xe-2*r0e),1,numel(Ispike));
        end
                    
        
        % Update rate estimates for plasticity rules
        xi(Ispike)=xi(Ispike)+1/tauSTDP;
       
    end
    
    % Euler update to synaptic currents
    Iee=Iee-dt*Iee/taue;
    Iei=Iei-dt*Iei/taui;
    Iex=Iex-dt*Iex/taux;
    Iie=Iie-dt*Iie/taue;
    Iii=Iii-dt*Iii/taui;
    Iix=Iix-dt*Iix/taux;
    
    % Update time-dependent firing rates for plasticity
    xe=xe-dt*xe/tauSTDP;
    xi=xi-dt*xi/tauSTDP;       
    
end
IeeRec=IeeRec/nBinsRecord;
IeiRec=IeiRec/nBinsRecord;
IieRec=IieRec/nBinsRecord;
IiiRec=IiiRec/nBinsRecord;
IexRec=IexRec/nBinsRecord;
IixRec=IixRec/nBinsRecord;   
VeRec=VeRec/nBinsRecord;
ViRec=ViRec/nBinsRecord;
se=se(:,1:nespike); % Get rid of padding in s
si=si(:,1:nispike); % Get rid of padding in s
tSim=toc;
disp(sprintf('\nTime for simulation: %.2f min',tSim/60))

% Compute time-dependent rates
dtRate=100;
RateTime=(dtRate/2):dtRate:T-dtRate/2;
ret=1000*hist(se(1,:),RateTime)/(dtRate*Ne);
rit=1000*hist(si(1,:),RateTime)/(dtRate*Ni);

figure
plot(RateTime,ret,'r','linewidth',2)
hold on
plot(RateTime,rit,'b','linewidth',2)
title('Time-dependent rates of ISP on EIF model')
xlabel('time(ms)')
ylabel('rate(Hz)')
legend('exc. rate', 'inh. rate')
set(gca,'FontSize',16)








